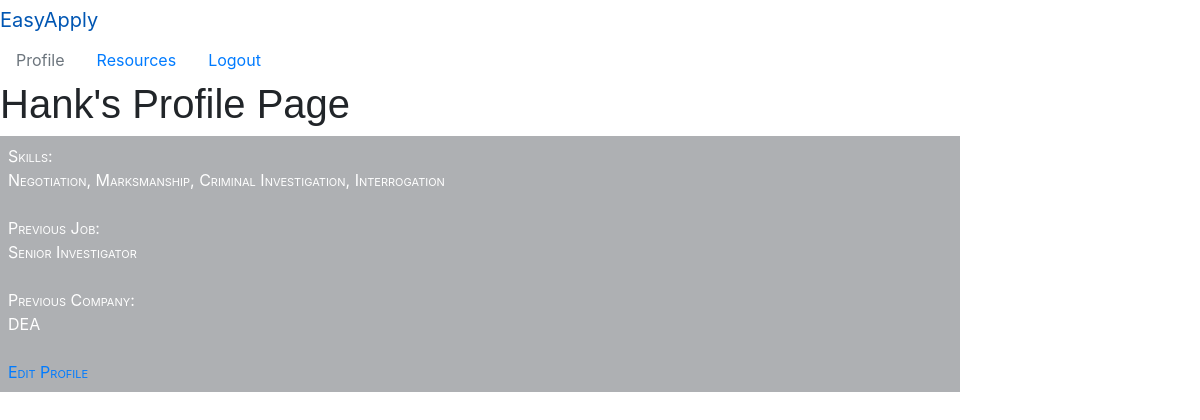
The page /profile/6 (signed in) on the database as committed earlier.
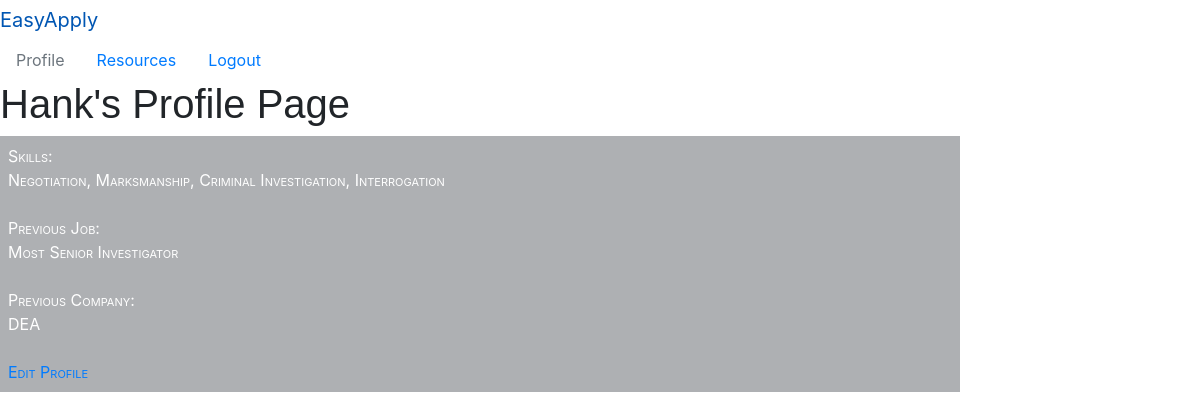
The same page on the database as committed later.
### applicants/models.py (models this page shows)
class Profile(models.Model):
    applicant = models.ForeignKey(Applicant, related_name="user_profile", on_delete=models.CASCADE)
    skills = models.CharField(max_length=250)
    prev_job = models.CharField(max_length=50)
    prev_company = models.CharField(max_length=50)

### applicants/views.py (the view)
# urls.py: path('profile/<int:applicantid>', views.profile),
def profile(request, applicantid):
    if 'userid' in request.session:
        context = {
            'applicant': Applicant.objects.get(id=applicantid),
            'all_profiles': Profile.objects.all()
        }
        return render(request, 'profile.html', context)

### applicants/templates/profile.html (shortened to what this page needs)
<!DOCTYPE html>
<html lang="en">
<head>
    {% load static %}
    <link rel="stylesheet" href="{% static 'css/style.css' %}">
    <link rel="stylesheet" href="https://maxcdn.bootstrapcdn.com/bootstrap/4.0.0/css/bootstrap.min.css">
</head>
<body>
  <nav>
    <div class="nav-styling">
      <div class="navbar-header">
        <a class="navbar-brand" href="/jobs">EasyApply</a>
      </div>
      <ul class="nav">
        <li class="nav-item"><a class="nav-link disabled" href="/profile/{{applicant.id}}">Profile</a></li>
        <li class="nav-item"><a class="nav-link" href="/resources">Resources</a></li>
        <li class="nav-item"><a class="nav-link" href="/logout">Logout</a></li>
      </ul>
    </div>
  </nav>
  <h1 class="applicant-greeting">{{applicant.first_name}}'s Profile Page</h1>
  {% for profile in all_profiles %}
  {% if profile.applicant.id == applicant.id %}
    <div class="user-profile">
      <label>Skills:<p>{{profile.skills}}</p></label>
      <label>Previous Job:<p>{{profile.prev_job}}</p></label>
      <label>Previous Company:<p>{{profile.prev_company}}</p></label>
      <a href="/profile/{{applicant.id}}/edit">Edit Profile</a>
    </div>
  {% endif %}
  {% endfor %}
</body>
</html>

Rows that differ between the two databases and show on the page:
changed Profile "Negotiation, Marksmanship, Criminal Investigation, Interrogation": prev_job "Senior Investigator" → "Most Senior Investigator"
